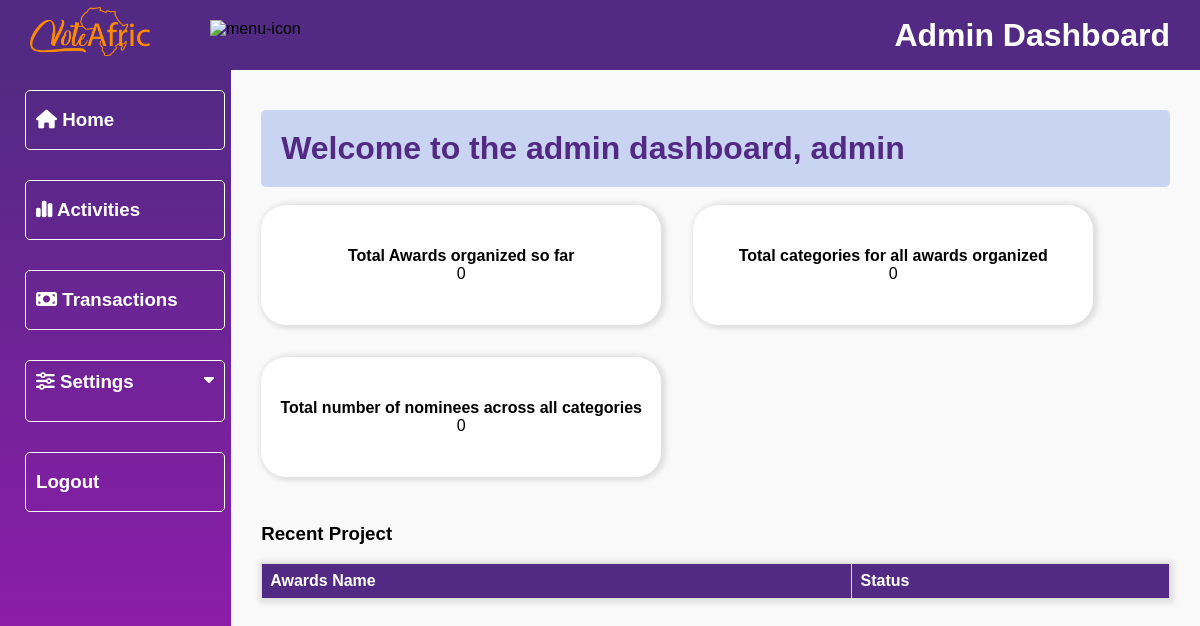
Page /dashboard/adminHome/ (signed in) on the earlier database version.
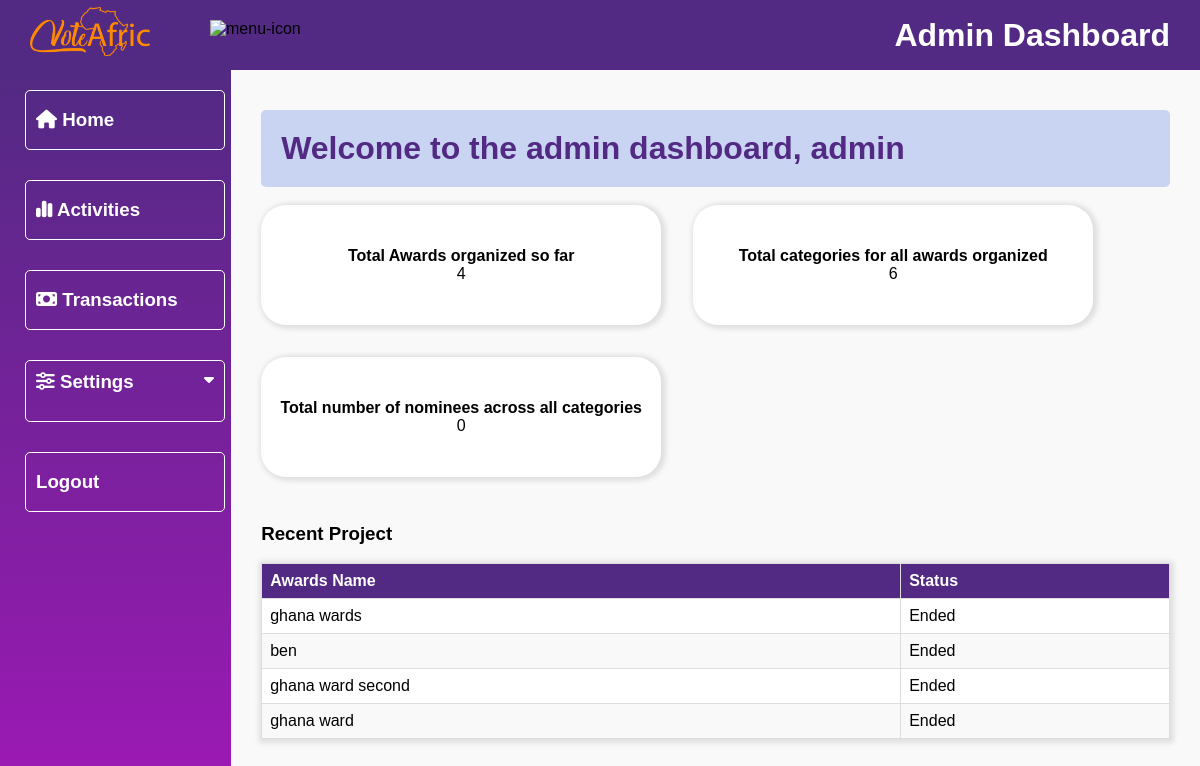
Same page on the later database version.
### vote/models.py (models this page shows, shortened)
class Category(models.Model):
    award = models.CharField(max_length=100)
    title = models.CharField(max_length=100, null=True)
    image = models.ImageField(upload_to="category")
    slug = models.SlugField(unique=True)
    date_added = models.DateTimeField('date added', null=True)
    end_date = models.DateTimeField('end date', null=True)
    class Meta:
        verbose_name_plural = "categories"
        ordering = ('-date_added',)

### dashboard/views.py (the view)
# urls.py: path('adminHome/', views.adminHome, name='adminHome'),
@login_required(login_url='login')
def adminHome(request):
    awards = Category.objects.all()
    award_count = Category.objects.all().count()
    category_count = SubCategory.objects.all().count()
    nominee_count = Nominees.objects.all().count()
    current_time = timezone.now()
    context = {
        'awards': awards,
        'current_time': current_time,
        'award_count': award_count,
        'category_count': category_count,
        'nominee_count': nominee_count,
        'title': 'adminHome'
    }
    return render(request, 'dashboard/adminHome.html', context)

### dashboard/templates/dashboard/adminHome.html (shortened to what this page needs)
{% extends 'dashboard/base.html' %}
{% load static %}
{% block content %}
        <div class="main">
            <div class="admin-main-page">
                <div class="heading">
                    <h1>Welcome to the admin dashboard, {{ user }}</h1>
                </div>
                <div class="statistics-container">
                    <div class="stat-row">
                        <h4>Total Awards organized so far</h4>
                        <p>{{ award_count }}</p>
                    </div>
                    <div class="stat-row">
                        <h4>Total categories for all awards organized</h4>
                        <p>{{ category_count }}</p>
                    </div>
                    <div class="stat-row">
                        <h4>Total number of nominees across all categories</h4>
                        <p>{{ nominee_count }}</p>
                    </div>
                </div>
            </div>
            <div class="recent-project">
                <h3>Recent Project</h3>
                <div class="tables">
                    <table>
                        <thead>
                            <tr>
                                <th>Awards Name</th>
                                <th>Status</th>
                            </tr>
                        </thead>
                        <tbody>
                            {% for a in awards %}
                            <tr>
                                <td>{{ a.award }}</td>
                                <td>
                                    {% if current_time < a.end_date %}
                                        In Progress
                                    {% else %}
                                        Ended
                                    {% endif %}
                                </td>
                            </tr>
                            {% endfor %}
                        </tbody>
                    </table>
                </div>
            </div>
        </div>
    </div>
{% endblock %}

Differences in the rows shown:
added Category: award "ghana wards", shows "Ended"
added Category: award "ben", shows "Ended"
added Category: award "ghana ward second", shows "Ended"
added Category: award "ghana ward", shows "Ended"
Other differences:
{{ award_count }}: "0" → "4"
{{ category_count }}: "0" → "6"
